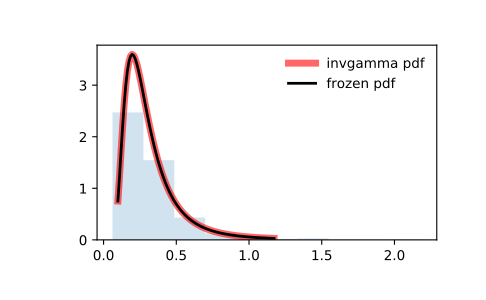

Write the Python code that produced this figure.
from scipy.stats import invgamma
import matplotlib.pyplot as plt
fig, ax = plt.subplots(1, 1)

# Calculate a few first moments:

a = 4.07
mean, var, skew, kurt = invgamma.stats(a, moments='mvsk')

# Display the probability density function (``pdf``):

x = np.linspace(invgamma.ppf(0.01, a),
                invgamma.ppf(0.99, a), 100)
ax.plot(x, invgamma.pdf(x, a),
       'r-', lw=5, alpha=0.6, label='invgamma pdf')

# Alternatively, the distribution object can be called (as a function)
# to fix the shape, location and scale parameters. This returns a "frozen"
# RV object holding the given parameters fixed.

# Freeze the distribution and display the frozen ``pdf``:

rv = invgamma(a)
ax.plot(x, rv.pdf(x), 'k-', lw=2, label='frozen pdf')

# Check accuracy of ``cdf`` and ``ppf``:

vals = invgamma.ppf([0.001, 0.5, 0.999], a)
np.allclose([0.001, 0.5, 0.999], invgamma.cdf(vals, a))
# True

# Generate random numbers:

r = invgamma.rvs(a, size=1000)

# And compare the histogram:

ax.hist(r, density=True, histtype='stepfilled', alpha=0.2)
ax.legend(loc='best', frameon=False)
plt.show()
